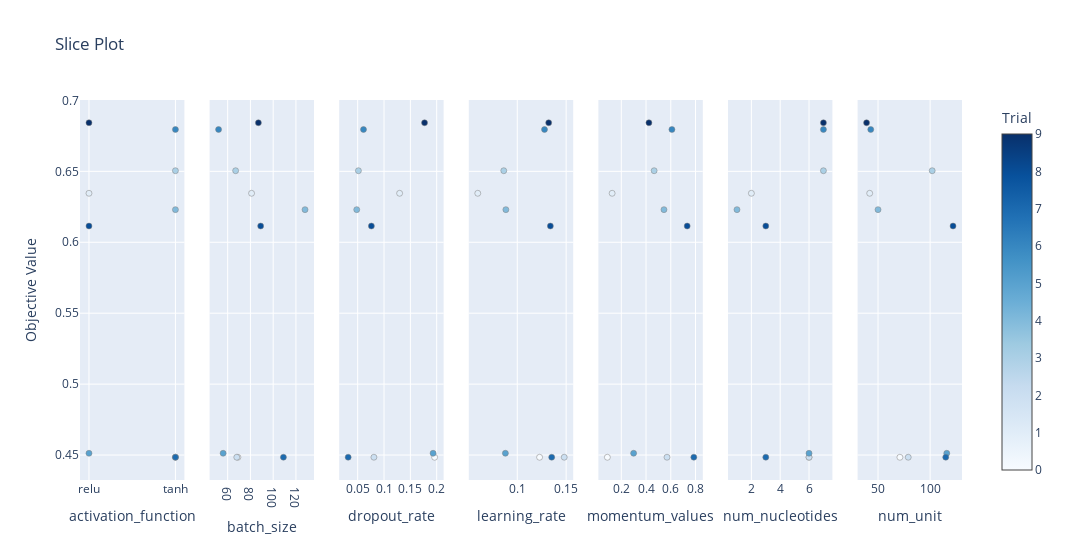

Notebook source saved alongside this figure:
### Code cell
print(f"Training the LSTM-CNN hybrid model.")
study = optuna.create_study(direction="maximize")
study.optimize(objective, n_trials=10)
fig = optuna.visualization.plot_slice(study)
fig.show()

### Figure 1 — Plotly figure (JSON) as saved in the notebook; plotly's stock layout.template omitted (floating-point values rounded to 4 significant figures)
{"data": [{"marker": {"color": [0, 1, 2, 3, 4, 5, 6, 7, 8, 9], "colorbar": {"title": {"text": "Trial"}, "x": 1, "xpad": 40}, "colorscale": [[0, "rgb(247,251,255)"], [0.125, "rgb(222,235,247)"], [0.25, "rgb(198,219,239)"], [0.375, "rgb(158,202,225)"], [0.5, "rgb(107,174,214)"], [0.625, "rgb(66,146,198)"], [0.75, "rgb(33,113,181)"], [0.875, "rgb(8,81,156)"], [1, "rgb(8,48,107)"]], "line": {"color": "Grey", "width": 0.5}, "showscale": true}, "mode": "markers", "showlegend": false, "type": "scatter", "x": ["tanh", "relu", "tanh", "tanh", "tanh", "relu", "tanh", "tanh", "relu", "relu"], "xaxis": "x", "y": [0.4485, 0.6345, 0.4485, 0.6505, 0.623, 0.4513, 0.6795, 0.4485, 0.6115, 0.6843], "yaxis": "y"}, {"marker": {"color": [0, 1, 2, 3, 4, 5, 6, 7, 8, 9], "colorbar": {"title": {"text": "Trial"}, "x": 1, "xpad": 40}, "colorscale": [[0, "rgb(247,251,255)"], [0.125, "rgb(222,235,247)"], [0.25, "rgb(198,219,239)"], [0.375, "rgb(158,202,225)"], [0.5, "rgb(107,174,214)"], [0.625, "rgb(66,146,198)"], [0.75, "rgb(33,113,181)"], [0.875, "rgb(8,81,156)"], [1, "rgb(8,48,107)"]], "line": {"color": "Grey", "width": 0.5}, "showscale": false}, "mode": "markers", "showlegend": false, "type": "scatter", "x": [69, 81, 68, 67, 128, 56, 52, 109, 89, 87], "xaxis": "x2", "y": [0.4485, 0.6345, 0.4485, 0.6505, 0.623, 0.4513, 0.6795, 0.4485, 0.6115, 0.6843], "yaxis": "y2"}, {"marker": {"color": [0, 1, 2, 3, 4, 5, 6, 7, 8, 9], "colorbar": {"title": {"text": "Trial"}, "x": 1, "xpad": 40}, "colorscale": [[0, "rgb(247,251,255)"], [0.125, "rgb(222,235,247)"], [0.25, "rgb(198,219,239)"], [0.375, "rgb(158,202,225)"], [0.5, "rgb(107,174,214)"], [0.625, "rgb(66,146,198)"], [0.75, "rgb(33,113,181)"], [0.875, "rgb(8,81,156)"], [1, "rgb(8,48,107)"]], "line": {"color": "Grey", "width": 0.5}, "showscale": false}, "mode": "markers", "showlegend": false, "type": "scatter", "x": [0.1961, 0.1296, 0.08083, 0.0514, 0.0482, 0.1931, 0.06103, 0.03195, 0.07603, 0.1769], "xaxis": "x3", "y": [0.4485, 0.6345, 0.4485, 0.6505, 0.623, 0.4513, 0.6795, 0.4485, 0.6115, 0.6843], "yaxis": "y3"}, {"marker": {"color": [0, 1, 2, 3, 4, 5, 6, 7, 8, 9], "colorbar": {"title": {"text": "Trial"}, "x": 1, "xpad": 40}, "colorscale": [[0, "rgb(247,251,255)"], [0.125, "rgb(222,235,247)"], [0.25, "rgb(198,219,239)"], [0.375, "rgb(158,202,225)"], [0.5, "rgb(107,174,214)"], [0.625, "rgb(66,146,198)"], [0.75, "rgb(33,113,181)"], [0.875, "rgb(8,81,156)"], [1, "rgb(8,48,107)"]], "line": {"color": "Grey", "width": 0.5}, "showscale": false}, "mode": "markers", "showlegend": false, "type": "scatter", "x": [0.1228, 0.05963, 0.148, 0.0862, 0.08836, 0.08788, 0.1279, 0.1352, 0.1339, 0.1321], "xaxis": "x4", "y": [0.4485, 0.6345, 0.4485, 0.6505, 0.623, 0.4513, 0.6795, 0.4485, 0.6115, 0.6843], "yaxis": "y4"}, {"marker": {"color": [0, 1, 2, 3, 4, 5, 6, 7, 8, 9], "colorbar": {"title": {"text": "Trial"}, "x": 1, "xpad": 40}, "colorscale": [[0, "rgb(247,251,255)"], [0.125, "rgb(222,235,247)"], [0.25, "rgb(198,219,239)"], [0.375, "rgb(158,202,225)"], [0.5, "rgb(107,174,214)"], [0.625, "rgb(66,146,198)"], [0.75, "rgb(33,113,181)"], [0.875, "rgb(8,81,156)"], [1, "rgb(8,48,107)"]], "line": {"color": "Grey", "width": 0.5}, "showscale": false}, "mode": "markers", "showlegend": false, "type": "scatter", "x": [0.08737, 0.1259, 0.5697, 0.4655, 0.545, 0.2994, 0.6093, 0.7865, 0.7327, 0.4234], "xaxis": "x5", "y": [0.4485, 0.6345, 0.4485, 0.6505, 0.623, 0.4513, 0.6795, 0.4485, 0.6115, 0.6843], "yaxis": "y5"}, {"marker": {"color": [0, 1, 2, 3, 4, 5, 6, 7, 8, 9], "colorbar": {"title": {"text": "Trial"}, "x": 1, "xpad": 40}, "colorscale": [[0, "rgb(247,251,255)"], [0.125, "rgb(222,235,247)"], [0.25, "rgb(198,219,239)"], [0.375, "rgb(158,202,225)"], [0.5, "rgb(107,174,214)"], [0.625, "rgb(66,146,198)"], [0.75, "rgb(33,113,181)"], [0.875, "rgb(8,81,156)"], [1, "rgb(8,48,107)"]], "line": {"color": "Grey", "width": 0.5}, "showscale": false}, "mode": "markers", "showlegend": false, "type": "scatter", "x": [6, 2, 6, 7, 1, 6, 7, 3, 3, 7], "xaxis": "x6", "y": [0.4485, 0.6345, 0.4485, 0.6505, 0.623, 0.4513, 0.6795, 0.4485, 0.6115, 0.6843], "yaxis": "y6"}, {"marker": {"color": [0, 1, 2, 3, 4, 5, 6, 7, 8, 9], "colorbar": {"title": {"text": "Trial"}, "x": 1, "xpad": 40}, "colorscale": [[0, "rgb(247,251,255)"], [0.125, "rgb(222,235,247)"], [0.25, "rgb(198,219,239)"], [0.375, "rgb(158,202,225)"], [0.5, "rgb(107,174,214)"], [0.625, "rgb(66,146,198)"], [0.75, "rgb(33,113,181)"], [0.875, "rgb(8,81,156)"], [1, "rgb(8,48,107)"]], "line": {"color": "Grey", "width": 0.5}, "showscale": false}, "mode": "markers", "showlegend": false, "type": "scatter", "x": [71, 42, 79, 102, 50, 116, 43, 115, 122, 39], "xaxis": "x7", "y": [0.4485, 0.6345, 0.4485, 0.6505, 0.623, 0.4513, 0.6795, 0.4485, 0.6115, 0.6843], "yaxis": "y7"}], "layout": {"title": {"text": "Slice Plot"}, "width": 2100, "xaxis": {"anchor": "y", "categoryarray": ["relu", "tanh"], "categoryorder": "array", "domain": [0, 0.1184], "title": {"text": "activation_function"}, "type": "category"}, "xaxis2": {"anchor": "y2", "domain": [0.1469, 0.2653], "title": {"text": "batch_size"}}, "xaxis3": {"anchor": "y3", "domain": [0.2939, 0.4122], "title": {"text": "dropout_rate"}}, "xaxis4": {"anchor": "y4", "domain": [0.4408, 0.5592], "title": {"text": "learning_rate"}}, "xaxis5": {"anchor": "y5", "domain": [0.5878, 0.7061], "title": {"text": "momentum_values"}}, "xaxis6": {"anchor": "y6", "domain": [0.7347, 0.8531], "title": {"text": "num_nucleotides"}}, "xaxis7": {"anchor": "y7", "domain": [0.8816, 1.0], "title": {"text": "num_unit"}}, "yaxis": {"anchor": "x", "domain": [0, 1], "title": {"text": "Objective Value"}}, "yaxis2": {"anchor": "x2", "domain": [0, 1], "matches": "y", "showticklabels": false}, "yaxis3": {"anchor": "x3", "domain": [0, 1], "matches": "y", "showticklabels": false}, "yaxis4": {"anchor": "x4", "domain": [0, 1], "matches": "y", "showticklabels": false}, "yaxis5": {"anchor": "x5", "domain": [0, 1], "matches": "y", "showticklabels": false}, "yaxis6": {"anchor": "x6", "domain": [0, 1], "matches": "y", "showticklabels": false}, "yaxis7": {"anchor": "x7", "domain": [0, 1], "matches": "y", "showticklabels": false}}}
